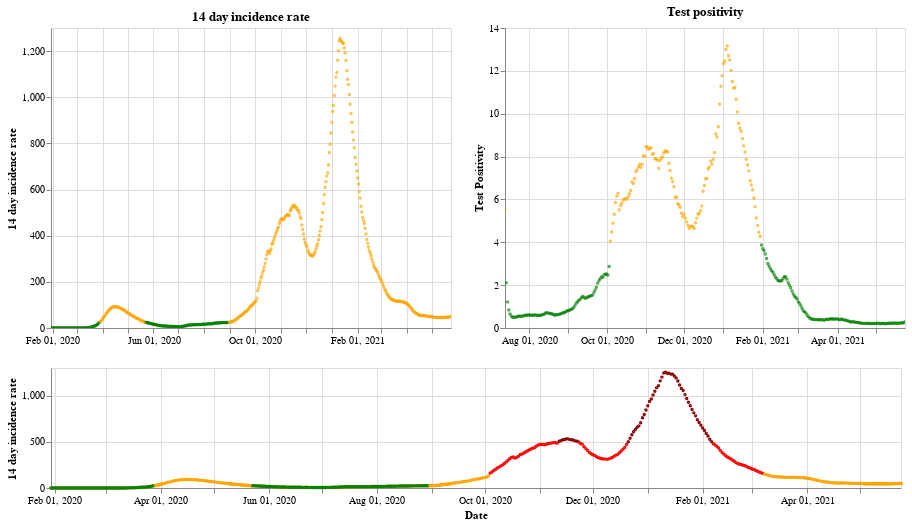

Notebook code for this chart:
### Markdown cell above
## England

### Code cell
plot_traffic_light('England')

### Figure 1 — Vega-Lite specification as saved in the notebook (floating-point values rounded to 4 significant figures; data arrays with more than 128 entries replaced by an {"elided": "..."} marker saying what was removed)
{"config": {"view": {"continuousWidth": 400, "continuousHeight": 300}}, "vconcat": [{"hconcat": [{"mark": {"type": "point", "size": 2}, "encoding": {"color": {"condition": {"value": "green", "test": "(datum.twoWeeklyCasesRate <= 25)"}, "value": "orange"}, "tooltip": [{"type": "nominal", "field": "areaName"}, {"type": "temporal", "field": "date"}, {"type": "quantitative", "field": "twoWeeklyCasesRate"}, {"type": "quantitative", "field": "testPositivity"}], "x": {"type": "temporal", "axis": {"title": ""}, "field": "date", "scale": {"domain": {"selection": "DateBrush"}}, "timeUnit": "yearmonthdate"}, "y": {"type": "quantitative", "axis": {"title": "14 day incidence rate"}, "field": "twoWeeklyCasesRate"}}, "title": "14 day incidence rate", "width": 400}, {"mark": {"type": "point", "size": 2}, "encoding": {"color": {"condition": {"value": "green", "test": "(datum.testPositivity <= 4)"}, "value": "orange"}, "tooltip": [{"type": "nominal", "field": "areaName"}, {"type": "temporal", "field": "date"}, {"type": "quantitative", "field": "twoWeeklyCasesRate"}, {"type": "quantitative", "field": "testPositivity"}], "x": {"type": "temporal", "axis": {"title": ""}, "field": "date", "scale": {"domain": {"selection": "DateBrush"}}, "timeUnit": "yearmonthdate"}, "y": {"type": "quantitative", "axis": {"title": "Test Positivity"}, "field": "testPositivity"}}, "title": "Test positivity", "width": 400}]}, {"layer": [{"mark": {"type": "point", "size": 2}, "encoding": {"color": {"condition": {"value": "orange", "test": "((50 && datum.twoWeeklyCasesRate) < 150)"}, "value": "red"}, "opacity": {"condition": {"value": 1, "test": "((50 && datum.twoWeeklyCasesRate) < 500)"}, "value": 0}, "tooltip": [{"type": "nominal", "field": "areaName"}, {"type": "temporal", "field": "date"}, {"type": "quantitative", "field": "twoWeeklyCasesRate"}, {"type": "quantitative", "field": "testPositivity"}], "x": {"type": "temporal", "axis": {"title": "Date"}, "field": "date", "timeUnit": "yearmonthdate"}, "y": {"type": "quantitative", "axis": {"title": "14 day incidence rate"}, "field": "twoWeeklyCasesRate"}}, "selection": {"DateBrush": {"type": "interval", "encodings": ["x"], "fields": ["Time"]}}, "width": 850}, {"mark": {"type": "point", "size": 2}, "encoding": {"color": {"value": "darkred"}, "opacity": {"condition": {"value": 1, "test": "(datum.twoWeeklyCasesRate >= 500)"}, "value": 0}, "tooltip": [{"type": "nominal", "field": "areaName"}, {"type": "temporal", "field": "date"}, {"type": "quantitative", "field": "twoWeeklyCasesRate"}, {"type": "quantitative", "field": "testPositivity"}], "x": {"type": "temporal", "axis": {"title": "Date"}, "field": "date", "timeUnit": "yearmonthdate"}, "y": {"type": "quantitative", "axis": {"title": "14 day incidence rate"}, "field": "twoWeeklyCasesRate"}}, "width": 400}, {"mark": {"type": "point", "size": 2}, "encoding": {"color": {"condition": {"value": "green", "test": "((4 && datum.twoWeeklyCasesRate) < 25)"}, "value": "orange"}, "opacity": {"condition": {"value": 1, "test": "(datum.twoWeeklyCasesRate < 50)"}, "value": 0}, "tooltip": [{"type": "nominal", "field": "areaName"}, {"type": "temporal", "field": "date"}, {"type": "quantitative", "field": "twoWeeklyCasesRate"}, {"type": "quantitative", "field": "testPositivity"}], "x": {"type": "temporal", "axis": {"title": "Date"}, "field": "date", "timeUnit": "yearmonthdate"}, "y": {"type": "quantitative", "axis": {"title": "14 day incidence rate"}, "field": "twoWeeklyCasesRate"}}, "width": 400}], "height": 120, "width": 800}], "data": {"name": "data-b2ef768aeba147ae745ea6858258d8ce"}, "$schema": "https://vega.github.io/schema/vega-lite/v4.8.1.json", "datasets": {"data-b2ef768aeba147ae745ea6858258d8ce": {"elided": "481 records"}}}
